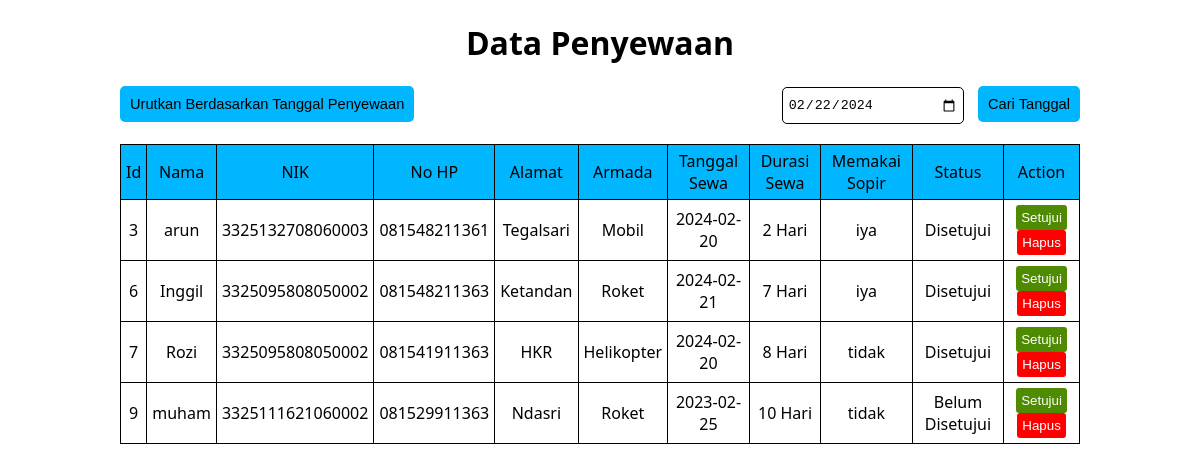
The app's page /admin/index.php with its own data.
### tables this page shows
CREATE TABLE `penyewaan` (
  `id` int(11) NOT NULL,
  `nama_penyewa` varchar(500) NOT NULL,
  `nik` varchar(200) NOT NULL,
  `no_hp` varchar(200) NOT NULL,
  `alamat` varchar(200) NOT NULL,
  `nama_armada` varchar(300) NOT NULL,
  `tanggal_sewa` date NOT NULL,
  `durasi` int(11) NOT NULL,
  `status` varchar(100) DEFAULT NULL,
  `sopir` varchar(50) NOT NULL
);

### admin/index.php (the view, shortened to what this page needs)
<?php
$db = mysqli_connect('localhost', 'root', '', 'db_seda');
$query = "select * from penyewaan";
$save = mysqli_query($db, $query);
$penyewaan = mysqli_fetch_all($save, MYSQLI_ASSOC);
?>
<!DOCTYPE html>
<html lang="en">
<head>
    <link rel="stylesheet" href="../style.css">
</head>
<body>
    <div class="wrapper">
        <h1>Data Penyewaan</h1>
        <div class="atas">
            <form class="sort" action="index.php" method="post">
                <button type="submit" name="sort">Urutkan Berdasarkan Tanggal Penyewaan</button>
            </form>
            <form class="search" action="index.php" method="post">
                <input type="date" value="<?php echo date('Y-m-d') ?>" name="key">
                <button type="submit" name="search">Cari Tanggal</button>
            </form>
        </div>
        <table>
            <thead>
                <tr>
                    <td>Id</td>
                    <td>Nama</td>
                    <td>NIK</td>
                    <td>No HP</td>
                    <td>Alamat</td>
                    <td>Armada</td>
                    <td>Tanggal Sewa</td>
                    <td>Durasi Sewa</td>
                    <td>Memakai Sopir</td>
                    <td>Status</td>
                    <td>Action</td>
                </tr>
            </thead>
            <tbody>
                <?php
                if (!isset($_POST['search'])) {
                    for ($i = 0; $i < count($penyewaan); $i++) { ?>
                        <tr>
                            <td><?php echo $penyewaan[$i]['id'] ?></td>
                            <td><?php echo $penyewaan[$i]['nama_penyewa'] ?></td>
                            <td><?php echo $penyewaan[$i]['nik'] ?></td>
                            <td><?php echo $penyewaan[$i]['no_hp'] ?></td>
                            <td><?php echo $penyewaan[$i]['alamat'] ?></td>
                            <td><?php echo $penyewaan[$i]['nama_armada'] ?></td>
                            <td><?php echo $penyewaan[$i]['tanggal_sewa'] ?></td>
                            <td><?php echo $penyewaan[$i]['durasi'] . " Hari" ?></td>
                            <td><?php echo $penyewaan[$i]['sopir'] ?></td>
                            <td><?php echo $penyewaan[$i]['status'] == null ? "Belum Disetujui" : $penyewaan[$i]['status']  ?></td>
                            <td>
                                <a href="index.php?setuju=<?php echo $penyewaan[$i]['id'] ?>"><button class="setuju" type="button">Setujui</button></a>
                                <a href="index.php?hapus=<?php echo $penyewaan[$i]['id'] ?>"><button class="hapus" type="button">Hapus</button></a>
                            </td>
                        </tr>
                    <?php }
                } ?>
            </tbody>
        </table>
    </div>
</body>
</html>

### style.css (style rules this page uses)
body { font-family: "Segoe UI", Tahoma, Geneva, Verdana, sans-serif; padding: 0; margin: 0; }
.wrapper { width: 80%; margin: auto; }
.wrapper h1 { text-align: center; }
.wrapper .atas { display: flex; }
.wrapper tr, td { border: 1px solid black; padding: 5px; }
.wrapper table { border-collapse: collapse; text-align: center; }
.wrapper thead { background-color: rgb(0, 183, 255); font-weight: 500; }
.wrapper .sort { width: 50%; margin-bottom: 20px; }
.wrapper .search { width: 50%; margin-bottom: 20px; text-align: right; }
.wrapper .sort button, .search button { padding: 10px; border: 0; background-color: rgb(0, 183, 255); border-radius: 5px; font-size: 11pt; }
.wrapper .search input { height: 25px; margin-right: 10px; width: 170px; border-radius: 5px; border: 1px solid black; padding: 5px; }
.wrapper td button { border: 0; padding: 5px; color: #fff; }
.wrapper td .setuju { background-color: #4e8b01; border-radius: 3px; }
.wrapper td .hapus { background-color: #ff0000; border-radius: 3px; }

### records on screen
penyewaan: id "3", nama_penyewa "arun", nik "3325132708060003", no_hp "081548211361", alamat "Tegalsari", nama_armada "Mobil", tanggal_sewa "2024-02-20", durasi "2", sopir "iya", status "Disetujui"
penyewaan: id "6", nama_penyewa "Inggil", nik "3325095808050002", no_hp "081548211363", alamat "Ketandan", nama_armada "Roket", tanggal_sewa "2024-02-21", durasi "7", sopir "iya", status "Disetujui"
penyewaan: id "7", nama_penyewa "Rozi", nik "3325095808050002", no_hp "081541911363", alamat "HKR", nama_armada "Helikopter", tanggal_sewa "2024-02-20", durasi "8", sopir "tidak", status "Disetujui"
penyewaan: id "9", nama_penyewa "muham", nik "3325111621060002", no_hp "081529911363", alamat "Ndasri", nama_armada "Roket", tanggal_sewa "2023-02-25", durasi "10", sopir "tidak", shows "Belum Disetujui"
